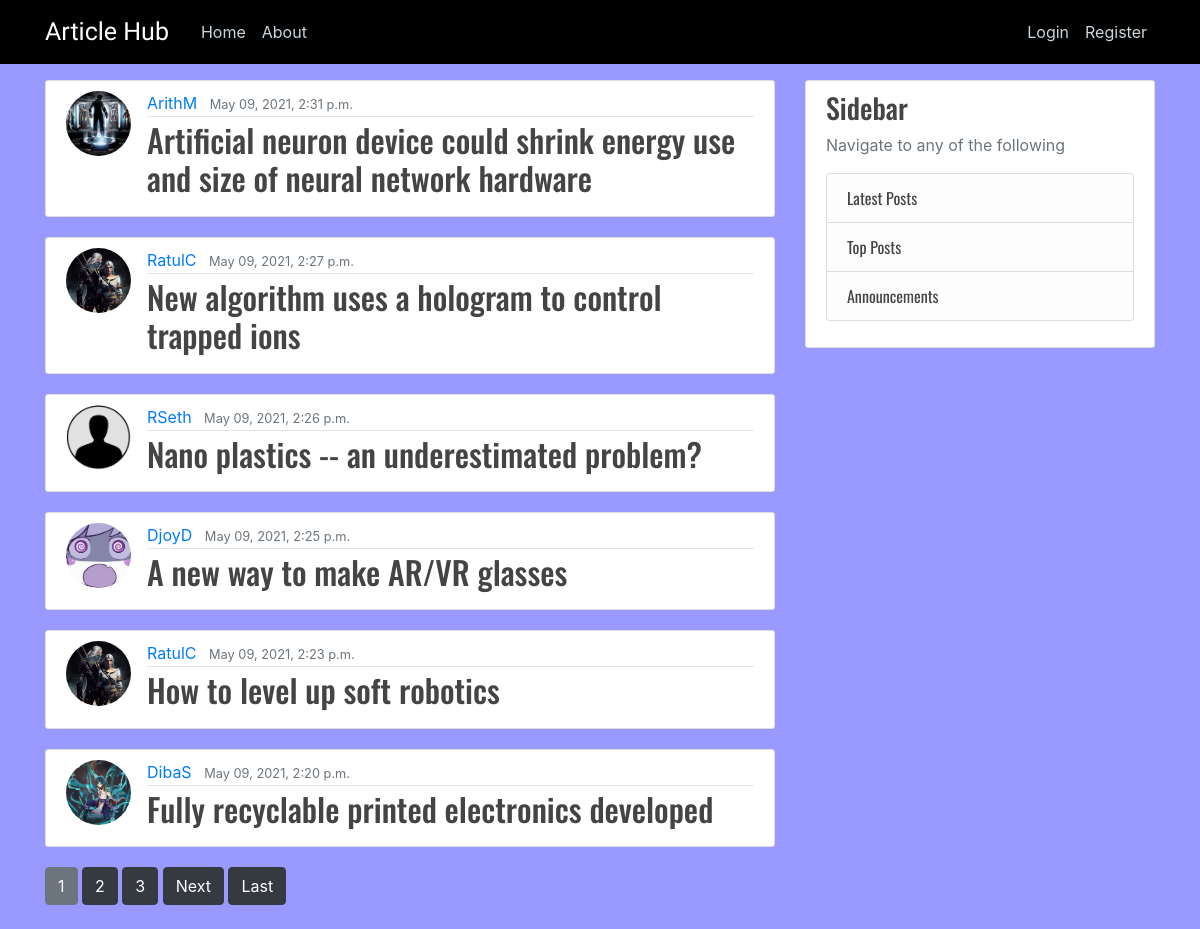
The page / on the database its author committed.
### blog/models.py (models this page shows, shortened)
class Post(models.Model):
    title = models.CharField(max_length=150)
    content = models.TextField()
    date_posted = models.DateTimeField(auto_now_add=True)
    author = models.ForeignKey(User, on_delete=models.CASCADE)
    likes = models.ManyToManyField(User, related_name='likes')

### users/models.py (models this page shows, shortened)
class Profile(models.Model):
    user = models.OneToOneField(User, on_delete=models.CASCADE)
    image = models.ImageField(default='default.jpg', upload_to='profile_pics')

### blog/views.py (the view)
# urls.py: path('', PostListView.as_view(), name='blog-home'),
class PostListView(ListView):
    model = Post
    template_name = 'blog/home.html'
    context_object_name = 'posts'
    ordering = ['-date_posted']
    paginate_by = 6

### blog/templates/blog/home.html (shortened to what this page needs)
{% extends "blog/base.html" %}
{% block content %}
    {% for post in posts %}
        <article class="media content-section">
            <img class="rounded-circle article-img" src="{{ post.author.profile.image.url }}">
            <div class="media-body">
                <div class="article-metadata">
                  <a class="mr-2" href="{% url 'user-posts' post.author.username %}">{{ post.author }}</a>
                  <small class="text-muted">{{ post.date_posted|date:"F d, Y, P" }}</small>
                </div>
                <h2><a class="article-title" href="{% url 'post-detail' post.id %}">{{ post.title }}</a></h2>
            </div>
        </article>
    {% endfor %}
    {% if is_paginated %}
        {% for num in page_obj.paginator.page_range %}
            {% if page_obj.number == num %}
                <a class="btn btn-secondary mb-4" href="?page={{ num }}">{{ num }}</a>
            {% elif num > page_obj.number|add:'-3' and num < page_obj.number|add:'3' %}
                <a class="btn btn-dark mb-4" href="?page={{ num }}">{{ num }}</a>
            {% endif %}
        {% endfor %}
        {% if page_obj.has_next %}
            <a class="btn btn-dark mb-4" href="?page={{ page_obj.next_page_number }}">Next</a>
            <a class="btn btn-dark mb-4" href="?page={{ page_obj.paginator.num_pages }}">Last</a>
        {% endif %}
    {% endif %}
{% endblock content %}

### blog/templates/blog/base.html (shortened to what this page needs)
{% load static %}
<html>
<head>
    <link rel="stylesheet" href="https://maxcdn.bootstrapcdn.com/bootstrap/4.0.0/css/bootstrap.min.css"
>
    <link rel="stylesheet" type="text/css" href="{% static 'main.css' %}">
</head>
<body style="background-color: #9999ff">
<header class="site-header">
    <nav class="navbar navbar-expand-md navbar-dark bg-steel fixed-top">
        <div class="container">
            <a class="navbar-brand mr-4" href="{% url 'blog-home' %}">Article Hub</a>
            <div class="collapse navbar-collapse" id="navbarToggle">
                <div class="navbar-nav mr-auto">
                    <a class="nav-item nav-link" href="{% url 'blog-home' %}">Home</a>
                    <a class="nav-item nav-link" href="{% url 'blog-about' %}">About</a>
                </div>
                <div class="navbar-nav">
                    {% if user.is_authenticated %}
                        <a class="btn btn-outline-light" style="margin-right:10px;" href="{% url 'post-create' %}">New Post</a>
                        <div class="dropdown">
                          <button class="btn btn-outline-light dropdown-toggle" style="margin-right:10px;" type="button" id="dropdownMenuButton" data-toggle="dropdown" aria-haspopup="true" aria-expanded="false">
                            Profile
                          </button>
                          <div class="dropdown-menu"  aria-labelledby="dropdownMenuButton">
                            <a class="dropdown-item" href="{% url 'user-posts' user.username %}">View Profile</a>
                            <a class="dropdown-item" href="{% url 'profile' %}">Edit Profile</a>
                          </div>
                        </div>
                        <a class="btn btn-outline-danger" href="{% url 'logout' %}">Logout</a>
                    {% else %}
                        <a class="nav-item nav-link" href="{% url 'login' %}">Login</a>
                        <a class="nav-item nav-link" href="{% url 'register' %}">Register</a>
                    {% endif %}
                </div>
            </div>
        </div>
    </nav>
</header>
<main role="main" class="container">
    <div class="row">
        <div class="col-md-8">
            {% block content %}{% endblock %}
        </div>
        <div class="col-md-4">
            <div class="content-section">
                <h3 class="article-title">Sidebar</h3>
                <p class='text-muted'>Navigate to any of the following
                <ul class="list-group">
                    <li class="list-group-item list-group-item-light"><a class="article-title" href="{% url 'latest-posts' %}">Latest Posts</a></li>
                    <li class="list-group-item list-group-item-light"><a class="article-title" href="{% url 'top-posts' %}">Top Posts</a></li>
                    <li class="list-group-item list-group-item-light"><a class="article-title" href="{% url 'blog-announcements' %}">Announcements</a></li>
                </ul>
                </p>
            </div>
        </div>
    </div>
</main>
</body>
</html>

### blog/static/main.css (style rules this page uses)
body { background: #fafafa; color: #333333; margin-top: 5rem; }
h1, h2, h3, h4, h5, h6 { color: #444444; }
ul { margin: 0; }
.bg-steel { background-color: #000000; }
.site-header .navbar-nav .nav-link { color: #cbd5db; }
.content-section { background: #ffffff; padding: 10px 20px; border: 1px solid #dddddd; border-radius: 3px; margin-bottom: 20px; }
.article-title { color: #444444; font-family: 'Oswald', sans-serif; }
.article-img { height: 65px; width: 65px; margin-right: 16px; }
.article-metadata { padding-bottom: 1px; margin-bottom: 4px; border-bottom: 1px solid #e3e3e3 }
.navbar-brand { font-family: 'Sofia', cursive; font-size: 25px }

### rows shown on the page
Post: author.profile.image (picture), author "ArithM", date_posted "May 09, 2021, 2:31 p.m.", title "Artificial neuron device could shrink energy use and size of neural network hardware"
Post: author.profile.image (picture), author "RatulC", date_posted "May 09, 2021, 2:27 p.m.", title "New algorithm uses a hologram to control trapped ions"
Post: author.profile.image (placeholder picture), author "RSeth", date_posted "May 09, 2021, 2:26 p.m.", title "Nano plastics -- an underestimated problem?"
Post: author.profile.image (picture), author "DjoyD", date_posted "May 09, 2021, 2:25 p.m.", title "A new way to make AR/VR glasses"
Post: author.profile.image (picture), author "RatulC", date_posted "May 09, 2021, 2:23 p.m.", title "How to level up soft robotics"
Post: author.profile.image (picture), author "DibaS", date_posted "May 09, 2021, 2:20 p.m.", title "Fully recyclable printed electronics developed"

### other values the page prints
{{ num }} "1"
{{ num }} "2" "3"
